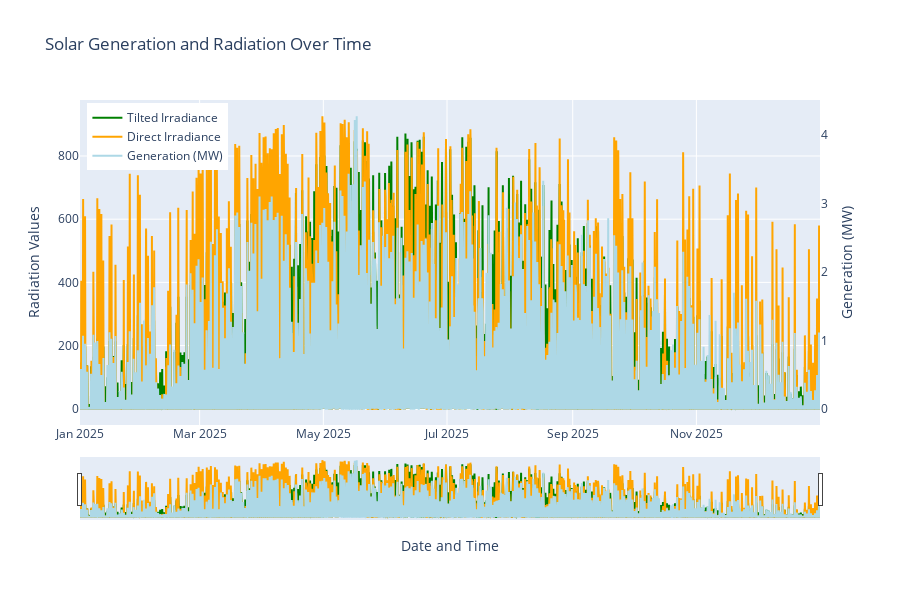

This figure's notebook cell:
### Markdown cell above
#### There is complete data for 2025 given there are 8760 hours in the year with zero NaN values!

### Code cell
import plotly.graph_objects as go
import pandas as pd

# Work on a copy to avoid mutating the original
df = gen_weather_merged_df.copy()

# Create a datetime column from the index (no extra tz handling)
df['datetime_gmt'] = pd.to_datetime(df.index)

# Create a Plotly figure
fig = go.Figure()

# Add line trace for shortwave radiation
fig.add_trace(go.Scatter(
    x=df['datetime_gmt'],
    y=df['global_tilted_irradiance'],
    mode='lines',
    name='Tilted Irradiance',
    line=dict(color='green')
))

# Add line trace for direct radiation
fig.add_trace(go.Scatter(
    x=df['datetime_gmt'],
    y=df['direct_normal_irradiance'],
    mode='lines',
    name='Direct Irradiance',
    line=dict(color='orange')
))

# Add line trace for generation, setting secondary y-axis
fig.add_trace(go.Scatter(
    x=df['datetime_gmt'],
    y=df['generation_mw'],
    mode='lines',
    name='Generation (MW)',
    line=dict(color='lightblue'),
    yaxis='y2'
))

# Update layout to add a second y-axis
fig.update_layout(
    title='Solar Generation and Radiation Over Time',
    xaxis_title='Date and Time',
    yaxis_title='Radiation Values',
    yaxis2=dict(
        title='Generation (MW)',
        overlaying='y',
        side='right',
        showgrid=False
    ),
    xaxis=dict(rangeslider=dict(visible=True)),
    legend=dict(x=0.01, y=0.99),
    height=600
)

# Show the plot
fig.show()

### Figure 1 — Plotly figure (JSON) as saved in the notebook; plotly's stock layout.template omitted (floating-point values rounded to 4 significant figures; data arrays with more than 128 entries replaced by an {"elided": "..."} marker saying what was removed)
{"data": [{"line": {"color": "green"}, "mode": "lines", "name": "Tilted Irradiance", "type": "scatter", "x": {"elided": "8760 str values"}, "y": {"elided": "8760 float values"}}, {"line": {"color": "orange"}, "mode": "lines", "name": "Direct Irradiance", "type": "scatter", "x": {"elided": "8760 str values"}, "y": {"elided": "8760 float values"}}, {"line": {"color": "lightblue"}, "mode": "lines", "name": "Generation (MW)", "type": "scatter", "x": {"elided": "8760 str values"}, "y": {"elided": "8760 float values"}, "yaxis": "y2"}], "layout": {"height": 600, "legend": {"x": 0.01, "y": 0.99}, "title": {"text": "Solar Generation and Radiation Over Time"}, "xaxis": {"rangeslider": {"visible": true}, "title": {"text": "Date and Time"}}, "yaxis": {"title": {"text": "Radiation Values"}}, "yaxis2": {"overlaying": "y", "showgrid": false, "side": "right", "title": {"text": "Generation (MW)"}}}}
